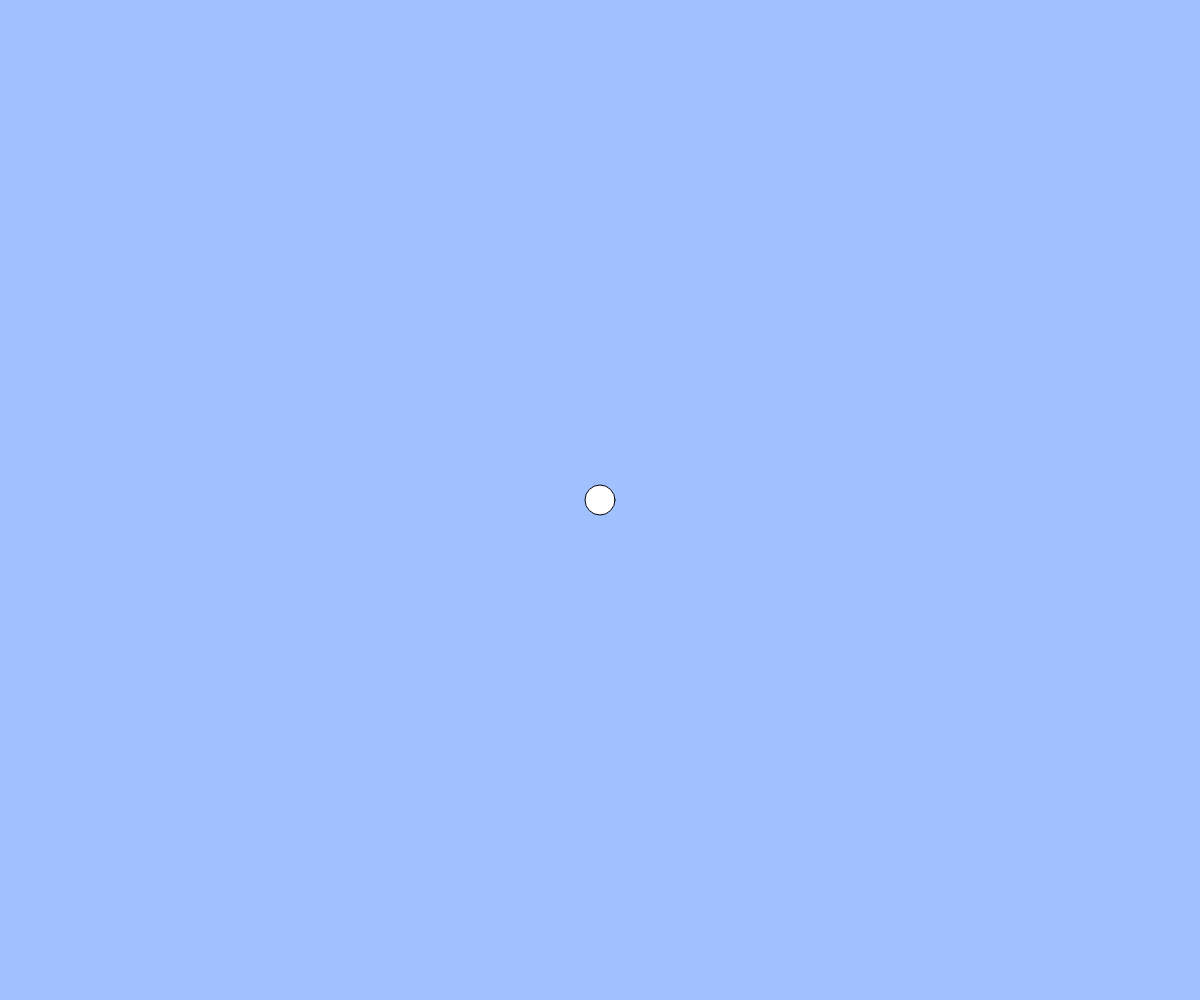
Frame 1 (no input)
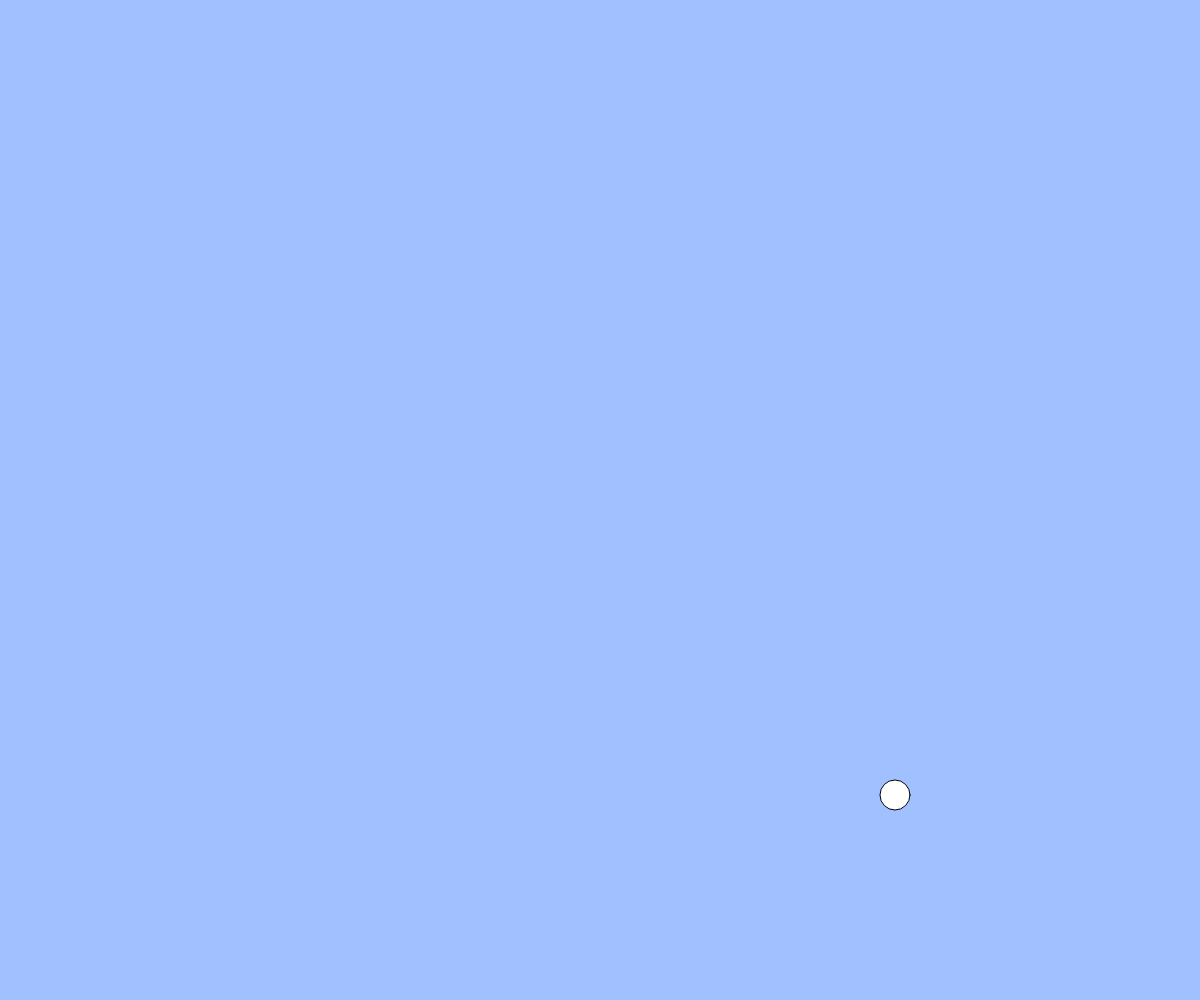
Frame 60 (no input)
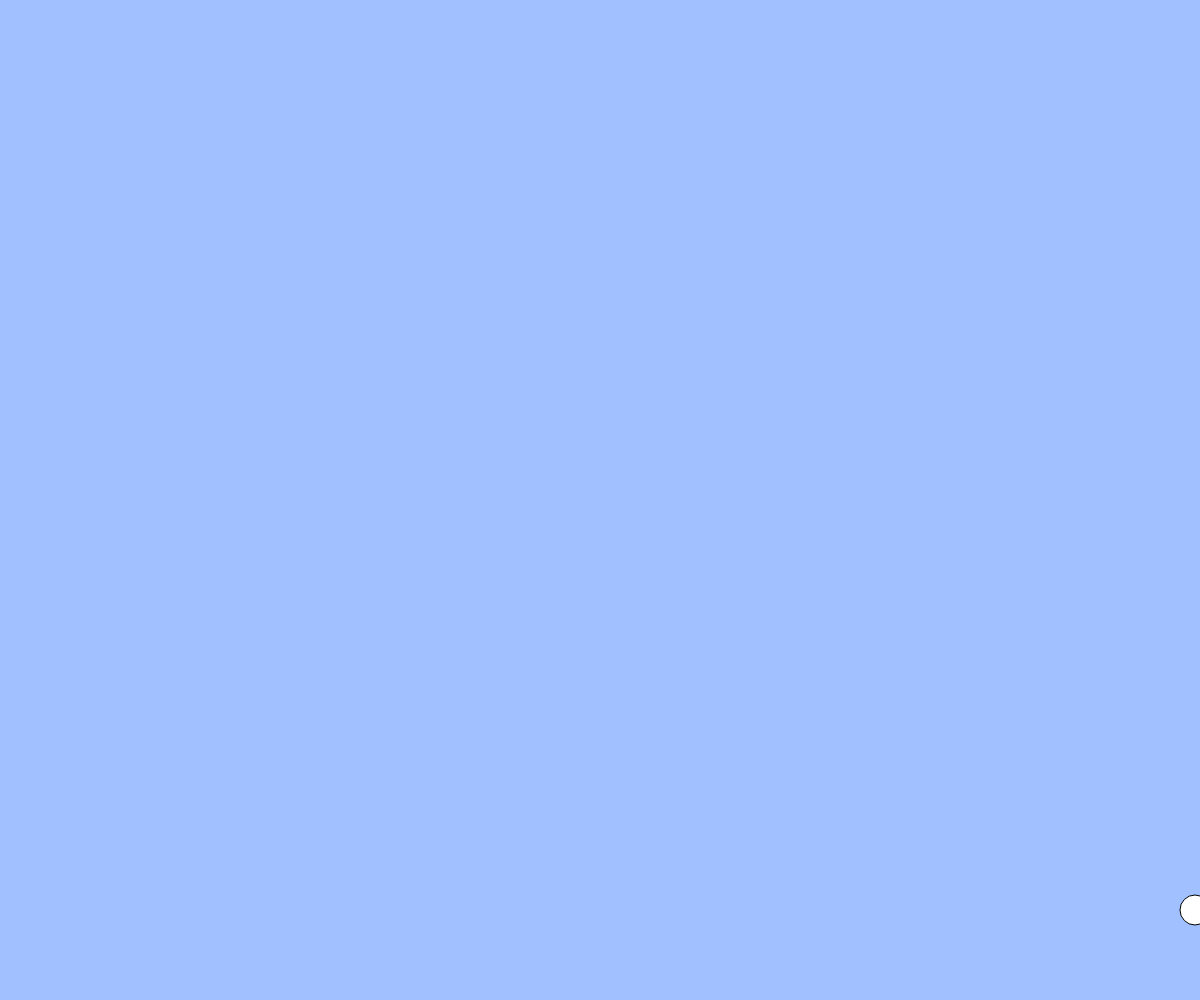
Frame 120 (the mouse pressed at the canvas centre since frame 60)

The p5.js sketch that drew these frames (run headless with seeded random() and noise() and a simulated clock; from frame 60 on, the mouse is pressed at the canvas centre):

// p5.js sketch
// ── sketch.js
// テキスト「アニメーションの基本」
let x, y, vx, vy;
const g = 1; // 重力加速度
const vyMax = 30;

function setup(){
  createCanvas(windowWidth, windowHeight);
  x = width / 2;
  y = height / 2;
  vx = 5;
  vy = 5;
}

function draw(){
  background(160, 192, 255);
  ellipse(x, y, 30,30);  //4つ目何
  x += vx;
  y += vy;

  // 重力（コメント機能でオンオフ切り替えて実行してみましょう）永遠に跳ねることは？
 // vy = constrain(vy + g, -vyMax, vyMax);
  //if(y<0||y>height){vy=-1*vy;}
    //y=constrain(y,0,height);
    //if(x < 0 || x > width){ vx = -1 * vx; }
　//x=constrain(x,0,width);
  // 端の処理パターン (1) 反対側から出てくる
   //if(x > width){ x = 0; }
   //else if(x < 0){ x = width; }
   //if(y > height){ y = 0; }
   //if(y < 0){ y = height; }

　// 端の処理パターン (2) 跳ね返る
  if(x < 0 || x > width){ vx = -1 * vx; }
 if(y > height){ vy = -1 * vy; }
 x = constrain(x, 0, width);
 y = constrain(y, 0, height);
}

function windowResized(){
  resizeCanvas(windowWidth, windowHeight);
}
